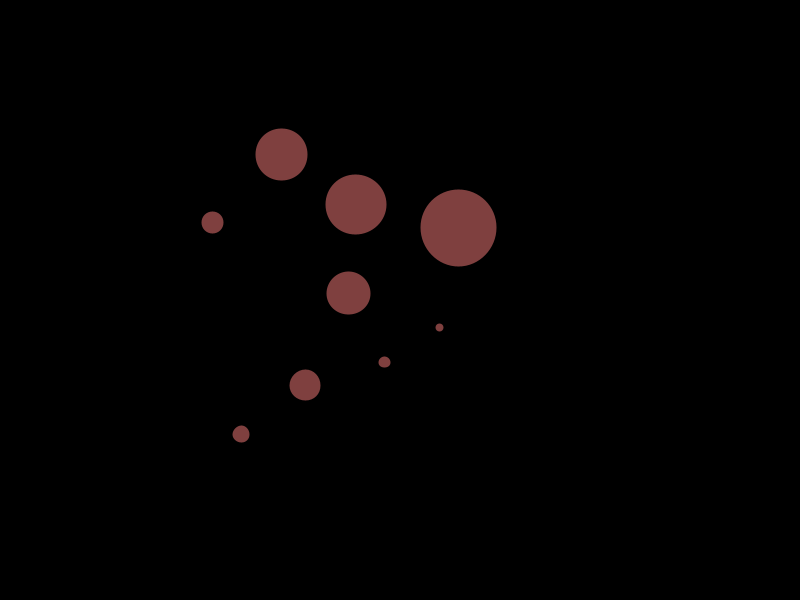
Frame 1 (no input)
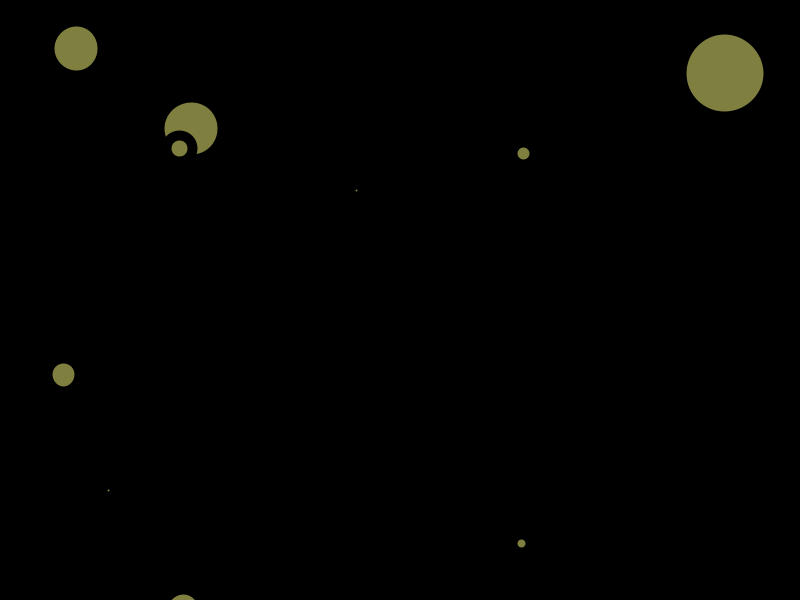
Frame 60 (the mouse pressed at the canvas centre just before this capture)
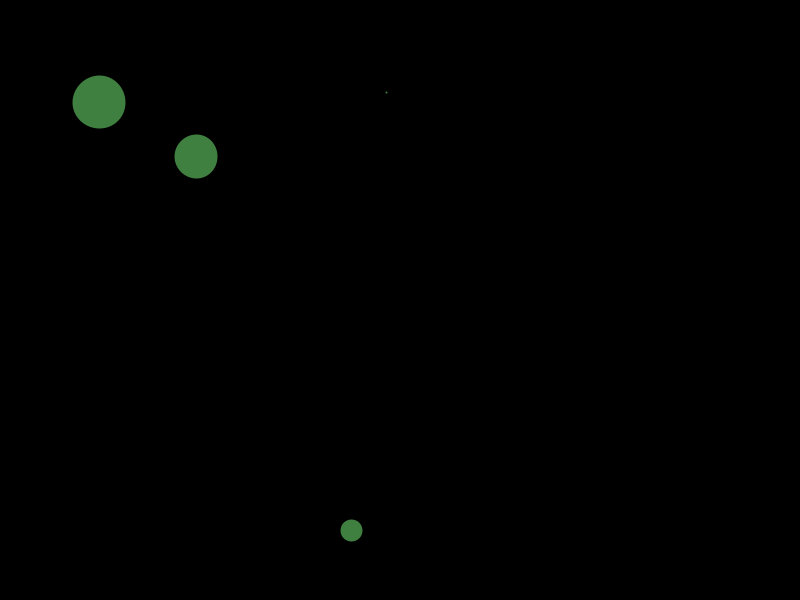
Frame 120 (the mouse held since frame 60 and released just before this capture)

The Processing sketch that drew these frames (run headless with seeded random() and noise(); from frame 60 on, the mouse is pressed at the canvas centre):

// Processing sketch: LotsOfBalls
// ── LotsOfBalls.pde
int num = 12;

float[] x = new float[num];
float[] y = new float[num];
float[] xVelocity = new float[num];
float[] yVelocity = new float[num];
float[] diam = new float [num];

void setup() {
  colorMode(HSB, 360,100,100,100);
  size(800,600);
  strokeWeight(10);
  
  for (int i=0; i <num;i++) {
     x[i] = random(width*.25, width*.75);
    y[i] = random(height*.25, height*.75);
    xVelocity[i] = random(-5, 5);
    yVelocity[i] = random(-5, 5);
    diam[i] = random(3, 100);
  }
}

void draw() {
  background(0);
  fill(frameCount%360, 50,50);
  for (int i=0; i<num; i++) {
    ellipse(x[i],y[i],diam[i],diam[i]);
     x[i] += xVelocity[i];
     y[i] += yVelocity[i];
     
     if (x[i] >= width || x[i] <= 0) {
      xVelocity[i] *= -1;
      
     if (y[i] >= width || y[i] <= 0) {
       yVelocity[i] *= -1;
       
       
      
      
       
     }
     }
  }
}

     
    
  
